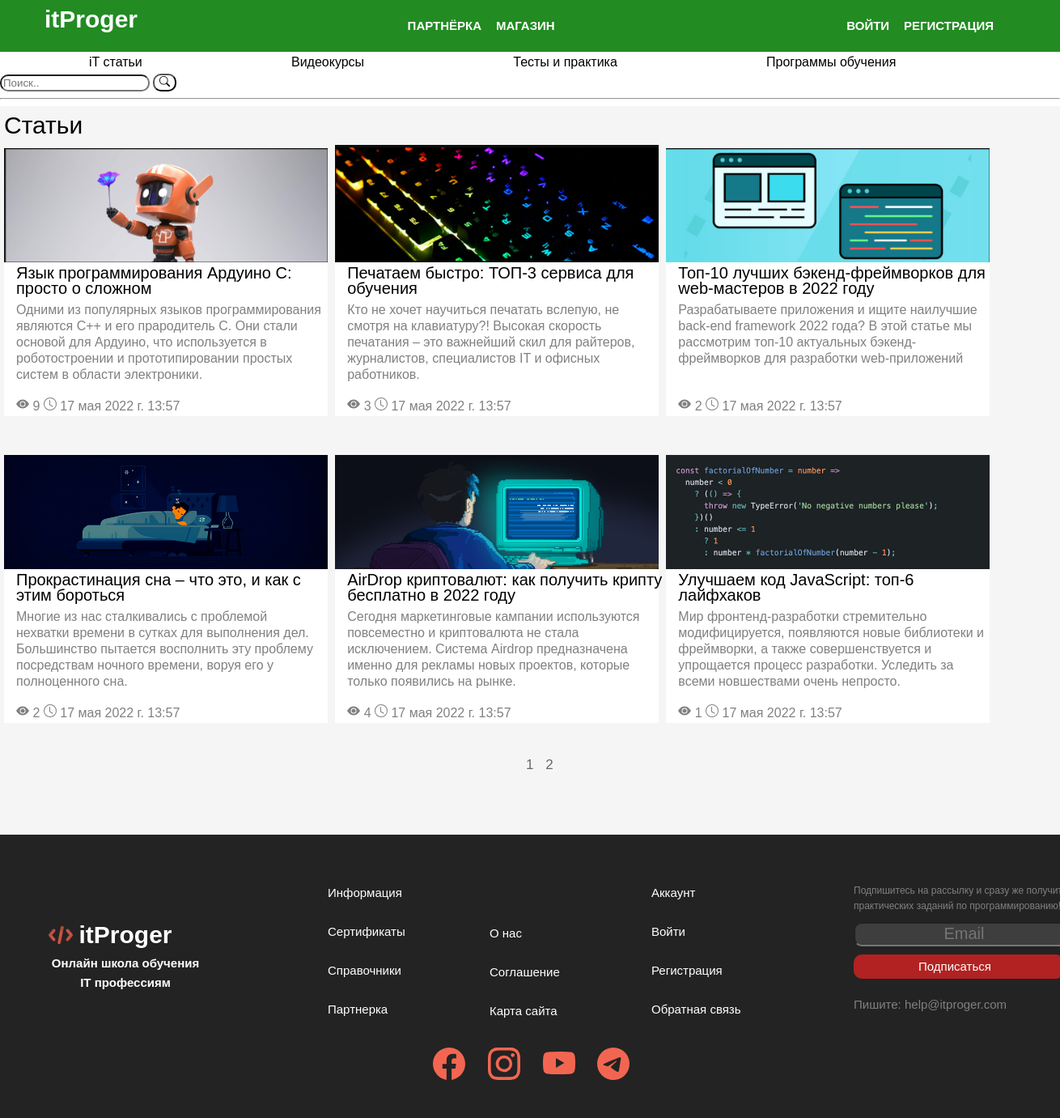
Page /news/ on the committed database.
### main/models.py (models this page shows, shortened)
class Shi(models.Model):
    title = models.CharField(max_length=300)
    time = models.DateTimeField()
    logo = models.ImageField(upload_to='static')
    view = models.IntegerField(default=0, blank=True)
    show_count = models.IntegerField(default=0, blank=True)
    short_description = models.CharField(max_length=200)
    description = models.CharField(max_length=1000)

### main/views.py (the view)
# urls.py: path('news/', It),
def It(request):
    contact_list = Shi.objects.all()
    paginator = Paginator(contact_list, 6)
    page_number = request.GET.get('page')
    page_obj = paginator.get_page(page_number)
    return render(request, 'It.html', {
        'page_obj': page_obj,
    })

### templates/It.html (shortened to what this page needs)
<!doctype html>
<html lang="ru">
<head>
    <link rel="stylesheet" href="/static/css/styl.css">
</head>
<body>
{% include 'header.html' %}
     <div class="allArticles">
        <div class="bg">
        <div class="con">
        <div class="news">Статьи</div>
            <div class="proverka">
{% for contact in page_obj %}
        <div class="news">
                <a href="/news/{{contact.id}}">
                    <img class="banner" src="../media/{{ contact.logo }}" >
                </a>
                <a href="/news/{{contact.id}}">
                    <p class="title">{{ contact.title }}</p>
                </a>
                    <p class="title2">{{ contact.short_description }}</p>
            <div class="data">
                <a><svg xmlns="http://www.w3.org/2000/svg" width="16" height="16" fill="currentColor" class="bi bi-eye-fill" viewBox="0 0 16 16">
  <path d="M10.5 8a2.5 2.5 0 1 1-5 0 2.5 2.5 0 0 1 5 0z"/>
  <path d="M0 8s3-5.5 8-5.5S16 8 16 8s-3 5.5-8 5.5S0 8 0 8zm8 3.5a3.5 3.5 0 1 0 0-7 3.5 3.5 0 0 0 0 7z"/>
</svg></a>
                {{contact.view}}
                <a><svg xmlns="http://www.w3.org/2000/svg" width="16" height="16" fill="currentColor" class="bi bi-clock" viewBox="0 0 16 16">
  <path d="M8 3.5a.5.5 0 0 0-1 0V9a.5.5 0 0 0 .252.434l3.5 2a.5.5 0 0 0 .496-.868L8 8.71V3.5z"/>
  <path d="M8 16A8 8 0 1 0 8 0a8 8 0 0 0 0 16zm7-8A7 7 0 1 1 1 8a7 7 0 0 1 14 0z"/>
</svg></a>
                {{ contact.time}}
            </div>
                <div class="border"></div>
                <br>
        </div>
  {% endfor %}
</div>
</div>
</div>
</div>
<div class="pagination">
{% for i in page_obj.paginator.page_range %}
  <a href="?page={{i}}" id="pagination">{{i}}</a>
{% endfor %}
</div>
<div class="inf">
    <div class="fon">
    <div class="container">
    <div class="na">
        <div class="pere">
       <a class="fon" href="#"> <h1>itProger<br></h1></a>
        <div class="fourth-img"> <img src="../static/img/logo_simple.png"></div>
    <h4>Онлайн школа обучения<br>
    IT профессиям</h4>
        </div>
        </div>
        <a class="u" href="#">
        <div class="u1">
    Информация<br><br>
    Сертификаты<br><br>
    Справочники<br><br>
    Партнерка<br><br>
        </div>
        <div class="u2">
            О нас<br><br>
            Соглашение<br><br>
            Карта сайта<br><br>
        </div>
        <div class="u3">
            Аккаунт<br><br>
            Войти<br><br>
            Регистрация<br><br>
            Обратная связь<br><br>
        </div>
    </a>
       <div class="spam">
        Подпишитесь на рассылку и сразу же получите 5 практических заданий по программированию!
    </div>
        <div class="form">
            <input class="email"  placeholder="Email">
        </div>
        <a class="square6" href="#"></a>
        <a class="sub" href="#">Подписаться</a>
        <div class="help">Пишите: help@itproger.com</div>
        <div class="icons">
        </div>
    </div>
    </div>
</div>
</body>
</html>

### static/css/styl.css (style rules this page uses)
body { margin:0; font-family: 'Montserrat', sans-serif; font-size: 15px; line-height: 1.6; overflow-x:hidden; }
*, *:before, *:after { box-sizing:border-box; }
h1, h2, h3, h4, h5, h6 { margin: 0; }
a { text-decoration:none; }
.container { width: 100%; max-width: 1200px; margin: 0 auto; }
.con { max-width:1300px; margin:0 auto; width: 100%; justify-content:space-between; }
.square6 { width:260px; height:30px; background:#B22222; margin-left:1000px; z-index:1000; margin-top:80px; position:absolute; border-radius:10px; transition: all 0.1s; }
.sub { color:#fff; margin-left:1080px; margin-top:83px; position:absolute; z-index:2000; }
.bg { background:#F5F5F5; height:1100px; }
.news { font-size:30px; color:black; display:inline-block; }
.proverka { position:absolute; }
.title { color:black; font-size: 20px; margin-left: 15px; margin-top:-10px; max-width:390px; line-height:19px; }
.title2 { color:grey; font-size:16px; max-width:380px; margin-left:15px; margin-top:-13px; line-height:20px; display:block; height:100px; }
.data { color:grey; max-width:390px; font-size:16px; margin-left:15px; }
.border { border: 2px double #fff; padding: 10px; max-width:400px; margin-top:-190px; height:190px; background:#fff; }
.banner { width:400px; }
.allArticles { width:100%; height:1100px; }
.fon { background:#232323; color:#fff; height:350px; margin-top:-200px; position-fixed; }
.pagination { margin-top:-300px; position:absolute; margin-left:650px; font-size:17px; color:red; }
#pagination { color:#676767; font-size:17px; margin-right:10px; }
.na { text-align:center; margin-left:-1000px; display:block; }
.fourth-img { margin-top:-40px; margin-left:-160px; }
.pere { width:400px; height:100px; position:absolute; margin-left:900px; margin-top:100px; }
.u1 { width:100px; position:absolute; transform:translate(350px,60px); color:#fff; }
.u2 { width:100px; position:absolute; transform:translate(550px,110px); color:#fff; }
.u3 { width:120px; position:absolute; transform:translate(750px,60px); color:#fff; }
.spam { font-size:12px; color:grey; width:300px; transform:translate(1000px,60px); }
.form { background:#232323; transform:translate(1000px,70px); max-width:300px; }
.email { background:#3e3e3e; border-radius:10px; font-size:20px; height:30px; color:#fff; text-align:center; }
.help { position:absolute; color:grey; margin-left:1000px; margin-top:130px; }
.icons { margin-left:40%; font-size:100px; margin-top:120px; color:#f26651; }

### rows in the picture
Shi: logo (picture), title "Язык программирования Ардуино С: просто о сложном", short_description "Одними из популярных языков программирования являются С++ и его прародитель С. Они стали основой для Ардуино, что используется в роботостроении и прототипировании простых систем в области электроники.", view "9", time "17 мая 2022 г. 13:57"
Shi: logo (picture), title "Печатаем быстро: ТОП-3 сервиса для обучения", short_description "Кто не хочет научиться печатать вслепую, не смотря на клавиатуру?! Высокая скорость печатания – это важнейший скил для райтеров, журналистов, специалистов IT и офисных работников.", view "3", time "17 мая 2022 г. 13:57"
Shi: logo (picture), title "Топ-10 лучших бэкенд-фреймворков для web-мастеров в 2022 году", short_description "Разрабатываете приложения и ищите наилучшие back-end framework 2022 года? В этой статье мы рассмотрим топ-10 актуальных бэкенд-фреймворков для разработки web-приложений", view "2", time "17 мая 2022 г. 13:57"
Shi: logo (picture), title "Прокрастинация сна – что это, и как с этим бороться", short_description "Многие из нас сталкивались с проблемой нехватки времени в сутках для выполнения дел. Большинство пытается восполнить эту проблему посредствам ночного времени, воруя его у полноценного сна.", view "2", time "17 мая 2022 г. 13:57"
Shi: logo (picture), title "AirDrop криптовалют: как получить крипту бесплатно в 2022 году", short_description "Сегодня маркетинговые кампании используются повсеместно и криптовалюта не стала исключением. Система Airdrop предназначена именно для рекламы новых проектов, которые только появились на рынке.", view "4", time "17 мая 2022 г. 13:57"
Shi: logo (picture), title "Улучшаем код JavaScript: топ-6 лайфхаков", short_description "Мир фронтенд-разработки стремительно модифицируется, появляются новые библиотеки и фреймворки, а также совершенствуется и упрощается процесс разработки. Уследить за всеми новшествами очень непросто.", view "1", time "17 мая 2022 г. 13:57"

### other values in the picture
{{ i }} "1" "2"
